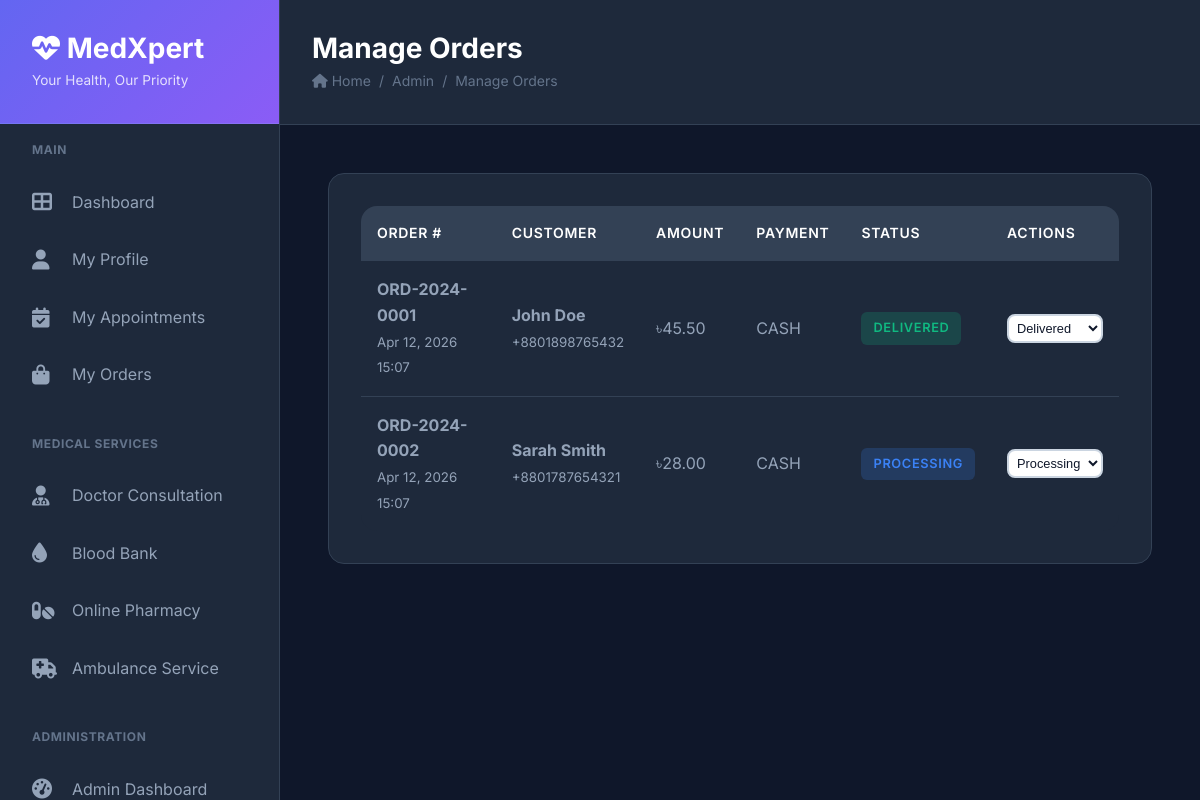
The app's page /admin/orders.php (signed in) with its own data.
### tables this page shows
CREATE TABLE medicine_orders (
    id INT AUTO_INCREMENT PRIMARY KEY,
    user_id INT NOT NULL,
    order_number VARCHAR(50) UNIQUE NOT NULL,
    total_amount DECIMAL(10,2) NOT NULL,
    delivery_address TEXT NOT NULL,
    phone VARCHAR(20) NOT NULL,
    payment_method ENUM('cash', 'card', 'mobile_banking') DEFAULT 'cash',
    status ENUM('pending', 'processing', 'shipped', 'delivered', 'cancelled') DEFAULT 'pending',
    created_at TIMESTAMP DEFAULT CURRENT_TIMESTAMP,
    updated_at TIMESTAMP DEFAULT CURRENT_TIMESTAMP ON UPDATE CURRENT_TIMESTAMP,
    FOREIGN KEY (user_id) REFERENCES users(id) ON DELETE CASCADE,
    INDEX idx_user (user_id),
    INDEX idx_order_number (order_number),
    INDEX idx_status (status)
);

CREATE TABLE users (
    id INT AUTO_INCREMENT PRIMARY KEY,
    full_name VARCHAR(100) NOT NULL,
    email VARCHAR(100) UNIQUE NOT NULL,
    password VARCHAR(255) NOT NULL,
    phone VARCHAR(20),
    address TEXT,
    role ENUM('user', 'admin') DEFAULT 'user',
    avatar VARCHAR(255) DEFAULT 'default-avatar.png',
    created_at TIMESTAMP DEFAULT CURRENT_TIMESTAMP,
    updated_at TIMESTAMP DEFAULT CURRENT_TIMESTAMP ON UPDATE CURRENT_TIMESTAMP,
    INDEX idx_email (email),
    INDEX idx_role (role)
);

### admin/orders.php (the view, shortened to what this page needs)
<?php
require_once '../config/header.php';
$orders = $conn->query("
    SELECT o.*, u.full_name as user_name, u.email as user_email
    FROM medicine_orders o
    JOIN users u ON o.user_id = u.id
    ORDER BY o.created_at DESC
");
?>
<h1>Manage Orders</h1>
<div class="breadcrumb">
    <span><i class="fas fa-home"></i> Home</span>
    <span>/</span>
    <span>Admin</span>
    <span>/</span>
    <span>Manage Orders</span>
</div>
</div>
</div>
<div class="content-wrapper">
    <div class="card">
        <div class="table-container">
            <table class="table">
                <thead>
                    <tr>
                        <th>Order #</th>
                        <th>Customer</th>
                        <th>Amount</th>
                        <th>Payment</th>
                        <th>Status</th>
                        <th>Actions</th>
                    </tr>
                </thead>
                <tbody>
                    <?php if ($orders->num_rows > 0): ?>
                        <?php while ($order = $orders->fetch_assoc()): ?>
                            <tr>
                                <td>
                                    <strong><?php echo htmlspecialchars($order['order_number']); ?></strong><br>
                                    <small><?php echo date('M d, Y H:i', strtotime($order['created_at'])); ?></small>
                                </td>
                                <td>
                                    <strong><?php echo htmlspecialchars($order['user_name']); ?></strong><br>
                                    <small><?php echo htmlspecialchars($order['phone']); ?></small>
                                </td>
                                <td>৳<?php echo number_format($order['total_amount'], 2); ?></td>
                                <td><?php echo strtoupper($order['payment_method']); ?></td>
                                <td>
                                    <?php
                                    $badge_class = [
                                        'pending' => 'warning',
                                        'processing' => 'info',
                                        'shipped' => 'primary',
                                        'delivered' => 'success',
                                        'cancelled' => 'danger'
                                    ];
                                    ?>
                                    <span class="badge badge-<?php echo $badge_class[$order['status']]; ?>">
                                        <?php echo ucfirst($order['status']); ?>
                                    </span>
                                </td>
                                <td>
                                    <form method="POST" style="display: flex; gap: 0.5rem;">
                                        <select name="status" class="form-input" style="padding: 0.25rem; font-size: 0.8rem; width: auto;" onchange="this.form.submit()">
                                            <option value="processing" <?php echo $order['status'] === 'processing' ? 'selected' : ''; ?>>Processing</option>
                                            <option value="delivered" <?php echo $order['status'] === 'delivered' ? 'selected' : ''; ?>>Delivered</option>
                                        </select>
                                    </form>
                                </td>
                            </tr>
                        <?php endwhile; ?>
                    <?php else: ?>
                        <tr>
                            <td colspan="6" style="text-align: center; color: var(--gray);">No orders found</td>
                        </tr>
                    <?php endif; ?>
                </tbody>
            </table>
        </div>
    </div>
</div>
<?php require_once '../config/footer.php'; ?>

### assets/css/style.css (style rules this page uses)
:root { --primary: #6366f1; --primary-dark: #4f46e5; --primary-light: #818cf8; --secondary: #8b5cf6; --accent: #06b6d4; --success: #10b981; --warning: #f59e0b; --danger: #ef4444; --info: #3b82f6; --dark: #0f172a; --dark-light: #1e293b; --dark-lighter: #334155; --gray: #64748b; --gray-light: #94a3b8; --gray-lighter: #cbd5e1; --white: #ffffff; --bg-gradient: linear-gradient(135deg, #667eea 0%, #764ba2 100%); --bg-gradient-alt: linear-gradient(135deg, #f093fb 0%, #f5576c 100%); --bg-gradient-success: linear-gradient(135deg, #667eea 0%, #64B5F6 100%); --shadow-sm: 0 1px 2px 0 rgba(0, 0, 0, 0.05); --shadow: 0 4px 6px -1px rgba(0, 0, 0, 0.1); --shadow-md: 0 10px 15px -3px rgba(0, 0, 0, 0.1); --shadow-lg: 0 20px 25px -5px rgba(0, 0, 0, 0.1); --shadow-xl: 0 25px 50px -12px rgba(0, 0, 0, 0.25); --radius-sm: 0.375rem; --radius: 0.5rem; --radius-md: 0.75rem; --radius-lg: 1rem; --radius-xl: 1.5rem; --spacing-xs: 0.5rem; --spacing-sm: 0.75rem; --spacing: 1rem; --spacing-md: 1.5rem; --spacing-lg: 2rem; --spacing-xl: 3rem; --transition: all 0.3s cubic-bezier(0.4, 0, 0.2, 1); --transition-fast: all 0.15s ease; }
* { margin: 0; padding: 0; box-sizing: border-box; }
body { font-family: 'Inter', -apple-system, BlinkMacSystemFont, 'Segoe UI', sans-serif; background: var(--dark); color: var(--gray-light); line-height: 1.6; overflow-x: hidden; }
h1, h2, h3, h4, h5, h6 { color: var(--white); font-weight: 700; line-height: 1.2; margin-bottom: var(--spacing); }
h1 { font-size: 2.5rem; }
.form-input { width: 100%; padding: 0.875rem var(--spacing); border: 2px solid var(--gray-lighter); border-radius: var(--radius); font-size: 1rem; transition: var(--transition); background: var(--white); color: var(--dark); }
.page-title h1 { font-size: 1.75rem; margin-bottom: 0.25rem; }
.breadcrumb { display: flex; gap: 0.5rem; font-size: 0.875rem; color: var(--gray); }
.content-wrapper { padding: var(--spacing-xl); }
.card { background: var(--dark-light); border-radius: var(--radius-lg); padding: var(--spacing-lg); margin-bottom: var(--spacing-md); border: 1px solid var(--dark-lighter); }
.table-container { overflow-x: auto; border-radius: var(--radius-lg); background: var(--dark-light); }
.table { width: 100%; border-collapse: collapse; }
.table thead { background: var(--dark-lighter); }
.table th { padding: var(--spacing); text-align: left; font-weight: 600; color: var(--white); font-size: 0.875rem; text-transform: uppercase; letter-spacing: 0.05em; }
.table td { padding: var(--spacing); border-top: 1px solid var(--dark-lighter); color: var(--gray-light); }
.table tbody tr { transition: var(--transition-fast); }
.badge { display: inline-block; padding: 0.375rem 0.75rem; border-radius: var(--radius-sm); font-size: 0.8rem; font-weight: 600; text-transform: uppercase; letter-spacing: 0.05em; }
.badge-success { background: rgba(16, 185, 129, 0.2); color: var(--success); }
.badge-info { background: rgba(59, 130, 246, 0.2); color: var(--info); }

### records on screen
medicine_orders: order_number "ORD-2024-0001", created_at "Apr 12, 2026 15:07", user.full_name "John Doe", phone "+8801898765432", total_amount "45.50", payment_method "CASH", status "DELIVERED", status "Delivered"
medicine_orders: order_number "ORD-2024-0002", created_at "Apr 12, 2026 15:07", user.full_name "Sarah Smith", phone "+8801787654321", total_amount "28.00", payment_method "CASH", status "PROCESSING", status "Processing"
